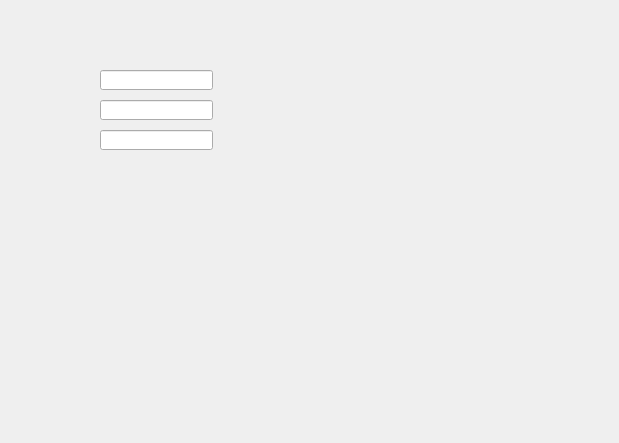
<?xml version="1.0" encoding="UTF-8"?>
<ui version="4.0">
 <class>menu_peliculas</class>
 <widget class="QStackedWidget" name="menu_peliculas">
  <property name="geometry">
   <rect>
    <x>0</x>
    <y>0</y>
    <width>619</width>
    <height>443</height>
   </rect>
  </property>
  <property name="windowTitle">
   <string>StackedWidget</string>
  </property>
  <property name="currentIndex">
   <number>0</number>
  </property>
  <widget class="QWidget" name="page">
   <widget class="QLineEdit" name="lineEditPrecioRentaBase">
    <property name="geometry">
     <rect>
      <x>100</x>
      <y>130</y>
      <width>113</width>
      <height>20</height>
     </rect>
    </property>
   </widget>
   <widget class="QLineEdit" name="lineEditTituloPelicula">
    <property name="geometry">
     <rect>
      <x>100</x>
      <y>100</y>
      <width>113</width>
      <height>20</height>
     </rect>
    </property>
   </widget>
   <widget class="QLineEdit" name="lineEditCodigoPelicula">
    <property name="geometry">
     <rect>
      <x>100</x>
      <y>70</y>
      <width>113</width>
      <height>20</height>
     </rect>
    </property>
   </widget>
  </widget>
  <widget class="QWidget" name="page2"/>
 </widget>
 <resources/>
 <connections/>
</ui>
